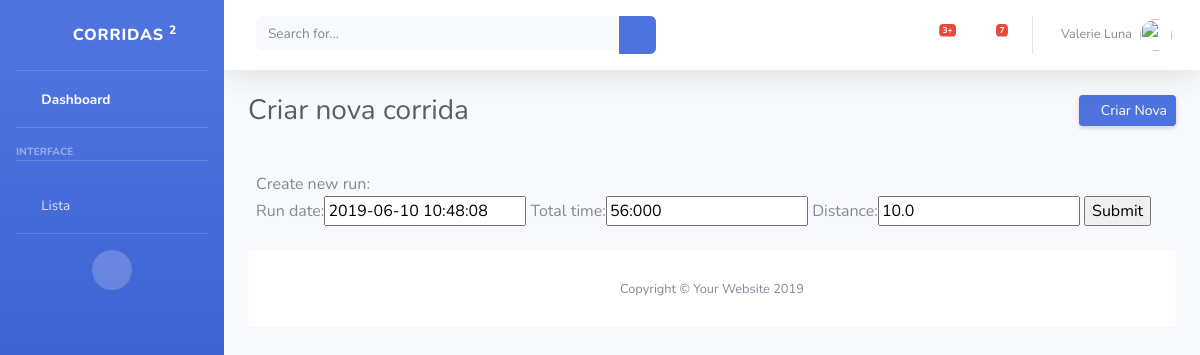
Screenshot of /edit/11 with the database file from the repository.
### core/models.py (models this page shows)
class Run(models.Model):
    id_run = models.AutoField(primary_key=True)
    run_date = models.DateTimeField(default=timezone.now)
    created_date = models.DateTimeField( default=timezone.now)
    total_time = models.CharField(max_length=200)
    distance = models.FloatField()
    class Meta:
        verbose_name = 'Corrida'
        verbose_name_plural = 'Corridas'

### core/views.py (the view, shortened to what this page needs)
# urls.py: path('edit/<int:pk>', views.RunUpdate.as_view(), name='run_edit'),
class RunUpdate(UpdateView):
    model = Run
    fields = ['id_run', 'run_date', 'run_date', 'total_time', 'distance']

### core/templates/core/run_form.html (shortened to what this page needs)
{% extends 'base.html' %}
{% block content %}
<div class="d-sm-flex align-items-center justify-content-between mb-4">
    <h1 class="h3 mb-0 text-gray-800">Criar nova corrida</h1>
    <a href="{% url 'run_form'%}" class="d-none d-sm-inline-block btn btn-sm btn-primary shadow-sm"><i
            class="fas fa-download fa-sm text-white-50"></i> Criar Nova</a>
</div>
<div class="row">
    <div class="card-body">
        Create new run:
        <form method="post">
            {{ form.as_table  }}
            <input type="submit" value="Submit" />
        </form>
    </div>
    {% endblock %}

### rows the page displays
Run: run_date "2019-06-10 10:48:08", total_time "56:000", distance "10.0"
